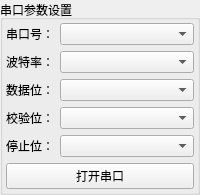
          <widget class="QGroupBox" name="gbox1">
           <property name="title">
            <string>串口参数设置</string>
           </property>
           <layout class="QVBoxLayout" name="verticalLayout">
            <property name="leftMargin">
             <number>3</number>
            </property>
            <property name="topMargin">
             <number>3</number>
            </property>
            <property name="rightMargin">
             <number>3</number>
            </property>
            <property name="bottomMargin">
             <number>3</number>
            </property>
            <item>
             <layout class="QHBoxLayout" name="horizontalLayout">
              <item>
               <widget class="QLabel" name="label">
                <property name="text">
                 <string>串口号：</string>
                </property>
               </widget>
              </item>
              <item>
               <widget class="QComboBox" name="cboxPortName">
                <property name="sizePolicy">
                 <sizepolicy hsizetype="Preferred" vsizetype="Fixed">
                  <horstretch>1</horstretch>
                  <verstretch>0</verstretch>
                 </sizepolicy>
                </property>
               </widget>
              </item>
             </layout>
            </item>
            <item>
             <layout class="QHBoxLayout" name="horizontalLayout_2">
              <item>
               <widget class="QLabel" name="label_2">
                <property name="text">
                 <string>波特率：</string>
                </property>
               </widget>
              </item>
              <item>
               <widget class="QComboBox" name="cboxBaudRate">
                <property name="sizePolicy">
                 <sizepolicy hsizetype="Preferred" vsizetype="Fixed">
                  <horstretch>1</horstretch>
                  <verstretch>0</verstretch>
                 </sizepolicy>
                </property>
                <property name="minimumSize">
                 <size>
                  <width>30</width>
                  <height>0</height>
                 </size>
                </property>
               </widget>
              </item>
             </layout>
            </item>
            <item>
             <layout class="QHBoxLayout" name="horizontalLayout_3">
              <item>
               <widget class="QLabel" name="label_3">
                <property name="text">
                 <string>数据位：</string>
                </property>
               </widget>
              </item>
              <item>
               <widget class="QComboBox" name="cboxDataBit">
                <property name="sizePolicy">
                 <sizepolicy hsizetype="Preferred" vsizetype="Fixed">
                  <horstretch>1</horstretch>
                  <verstretch>0</verstretch>
                 </sizepolicy>
                </property>
               </widget>
              </item>
             </layout>
            </item>
            <item>
             <layout class="QHBoxLayout" name="horizontalLayout_4">
              <item>
               <widget class="QLabel" name="label_4">
                <property name="text">
                 <string>校验位：</string>
                </property>
               </widget>
              </item>
              <item>
               <widget class="QComboBox" name="cboxParity">
                <property name="sizePolicy">
                 <sizepolicy hsizetype="Preferred" vsizetype="Fixed">
                  <horstretch>1</horstretch>
                  <verstretch>0</verstretch>
                 </sizepolicy>
                </property>
               </widget>
              </item>
             </layout>
            </item>
            <item>
             <layout class="QHBoxLayout" name="horizontalLayout_5">
              <item>
               <widget class="QLabel" name="label_5">
                <property name="text">
                 <string>停止位：</string>
                </property>
               </widget>
              </item>
              <item>
               <widget class="QComboBox" name="cboxStopBit">
                <property name="sizePolicy">
                 <sizepolicy hsizetype="Preferred" vsizetype="Fixed">
                  <horstretch>1</horstretch>
                  <verstretch>0</verstretch>
                 </sizepolicy>
                </property>
               </widget>
              </item>
             </layout>
            </item>
            <item>
             <spacer name="verticalSpacer">
              <property name="orientation">
               <enum>Qt::Vertical</enum>
              </property>
              <property name="sizeType">
               <enum>QSizePolicy::Minimum</enum>
              </property>
              <property name="sizeHint" stdset="0">
               <size>
                <width>0</width>
                <height>0</height>
               </size>
              </property>
             </spacer>
            </item>
            <item>
             <widget class="QPushButton" name="btnOpen">
              <property name="sizePolicy">
               <sizepolicy hsizetype="Minimum" vsizetype="Expanding">
                <horstretch>0</horstretch>
                <verstretch>0</verstretch>
               </sizepolicy>
              </property>
              <property name="cursor">
               <cursorShape>PointingHandCursor</cursorShape>
              </property>
              <property name="text">
               <string>打开串口</string>
              </property>
             </widget>
            </item>
           </layout>
          </widget>
